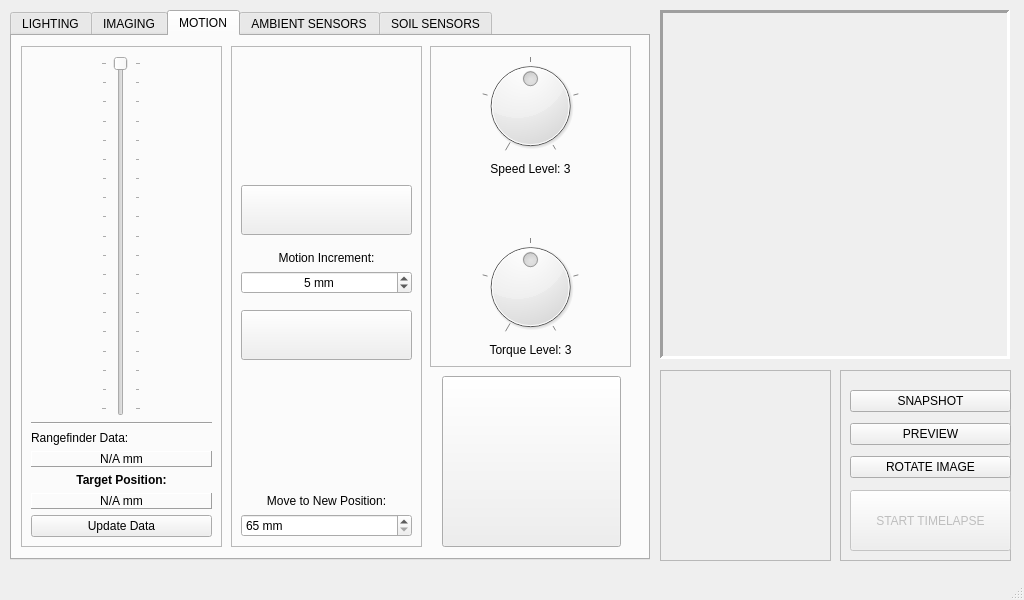
<?xml version="1.0" encoding="UTF-8"?>
<ui version="4.0">
 <class>MainWindow</class>
 <widget class="QMainWindow" name="MainWindow">
  <property name="geometry">
   <rect>
    <x>0</x>
    <y>0</y>
    <width>1024</width>
    <height>600</height>
   </rect>
  </property>
  <property name="sizePolicy">
   <sizepolicy hsizetype="Fixed" vsizetype="Fixed">
    <horstretch>0</horstretch>
    <verstretch>0</verstretch>
   </sizepolicy>
  </property>
  <property name="minimumSize">
   <size>
    <width>1024</width>
    <height>600</height>
   </size>
  </property>
  <property name="maximumSize">
   <size>
    <width>1024</width>
    <height>600</height>
   </size>
  </property>
  <property name="windowTitle">
   <string>FlashLapse Commad Point</string>
  </property>
  <property name="windowIcon">
   <iconset>
    <normaloff>../_image/icon.png</normaloff>../_image/icon.png</iconset>
  </property>
  <widget class="QWidget" name="centralwidget">
   <widget class="QLabel" name="Preview_Frame">
    <property name="geometry">
     <rect>
      <x>660</x>
      <y>10</y>
      <width>350</width>
      <height>349</height>
     </rect>
    </property>
    <property name="toolTip">
     <string/>
    </property>
    <property name="frameShape">
     <enum>QFrame::Panel</enum>
    </property>
    <property name="frameShadow">
     <enum>QFrame::Sunken</enum>
    </property>
    <property name="lineWidth">
     <number>3</number>
    </property>
    <property name="text">
     <string/>
    </property>
    <property name="pixmap">
     <pixmap>../_image/Background.png</pixmap>
    </property>
    <property name="scaledContents">
     <bool>true</bool>
    </property>
   </widget>
   <widget class="QTabWidget" name="tabWidget">
    <property name="geometry">
     <rect>
      <x>10</x>
      <y>10</y>
      <width>640</width>
      <height>550</height>
     </rect>
    </property>
    <property name="currentIndex">
     <number>2</number>
    </property>
    <widget class="QWidget" name="tab">
     <attribute name="title">
      <string>LIGHTING</string>
     </attribute>
    </widget>
    <widget class="QWidget" name="tab_3">
     <attribute name="title">
      <string>IMAGING</string>
     </attribute>
     <widget class="QWidget" name="layoutWidget_2">
      <property name="geometry">
       <rect>
        <x>10</x>
        <y>10</y>
        <width>611</width>
        <height>241</height>
       </rect>
      </property>
      <layout class="QVBoxLayout" name="verticalLayout_3">
       <item>
        <layout class="QVBoxLayout" name="verticalLayout">
         <item>
          <widget class="QLabel" name="Image_Title">
           <property name="text">
            <string>Image Sequence Title</string>
           </property>
          </widget>
         </item>
         <item>
          <layout class="QHBoxLayout" name="horizontalLayout_2">
           <item>
            <widget class="QLineEdit" name="title_lineEdit">
             <property name="enabled">
              <bool>true</bool>
             </property>
             <property name="toolTip">
              <string/>
             </property>
            </widget>
           </item>
           <item>
            <widget class="QPushButton" name="addDate_pushButton">
             <property name="enabled">
              <bool>false</bool>
             </property>
             <property name="text">
              <string>Add Date</string>
             </property>
            </widget>
           </item>
          </layout>
         </item>
         <item>
          <spacer name="verticalSpacer_2">
           <property name="orientation">
            <enum>Qt::Vertical</enum>
           </property>
           <property name="sizeType">
            <enum>QSizePolicy::Expanding</enum>
           </property>
           <property name="sizeHint" stdset="0">
            <size>
             <width>20</width>
             <height>38</height>
            </size>
           </property>
          </spacer>
         </item>
         <item>
          <widget class="QLabel" name="Image_Interval">
           <property name="text">
            <string>Image Capture Interval</string>
           </property>
          </widget>
         </item>
         <item>
          <widget class="QSpinBox" name="ICI_spinBox">
           <property name="enabled">
            <bool>true</bool>
           </property>
           <property name="suffix">
            <string> min</string>
           </property>
           <property name="minimum">
            <number>2</number>
           </property>
           <property name="maximum">
            <number>99999999</number>
           </property>
           <property name="value">
            <number>2</number>
           </property>
          </widget>
         </item>
         <item>
          <spacer name="verticalSpacer_3">
           <property name="orientation">
            <enum>Qt::Vertical</enum>
           </property>
           <property name="sizeType">
            <enum>QSizePolicy::Expanding</enum>
           </property>
           <property name="sizeHint" stdset="0">
            <size>
             <width>20</width>
             <height>38</height>
            </size>
           </property>
          </spacer>
         </item>
        </layout>
       </item>
       <item>
        <layout class="QVBoxLayout" name="verticalLayout_2">
         <item>
          <widget class="QLabel" name="Image_Duration">
           <property name="text">
            <string>Image Sequence Duration</string>
           </property>
          </widget>
         </item>
         <item>
          <widget class="QSpinBox" name="ISD_spinBox">
           <property name="enabled">
            <bool>true</bool>
           </property>
           <property name="suffix">
            <string> min</string>
           </property>
           <property name="minimum">
            <number>2</number>
           </property>
           <property name="maximum">
            <number>99999999</number>
           </property>
           <property name="value">
            <number>2</number>
           </property>
          </widget>
         </item>
         <item>
          <widget class="Line" name="line_3">
           <property name="orientation">
            <enum>Qt::Horizontal</enum>
           </property>
          </widget>
         </item>
         <item>
          <widget class="QLabel" name="directory_label">
           <property name="enabled">
            <bool>true</bool>
           </property>
           <property name="frameShape">
            <enum>QFrame::StyledPanel</enum>
           </property>
           <property name="frameShadow">
            <enum>QFrame::Raised</enum>
           </property>
           <property name="text">
            <string>Sequence Title Required</string>
           </property>
           <property name="alignment">
            <set>Qt::AlignCenter</set>
           </property>
          </widget>
         </item>
         <item>
          <widget class="QPushButton" name="directory_pushButton">
           <property name="enabled">
            <bool>true</bool>
           </property>
           <property name="text">
            <string>Select Storage Directory</string>
           </property>
           <property name="checkable">
            <bool>false</bool>
           </property>
          </widget>
         </item>
        </layout>
       </item>
      </layout>
     </widget>
     <widget class="QWidget" name="layoutWidget">
      <property name="geometry">
       <rect>
        <x>10</x>
        <y>440</y>
        <width>611</width>
        <height>61</height>
       </rect>
      </property>
      <layout class="QVBoxLayout" name="verticalLayout_7">
       <item alignment="Qt::AlignHCenter">
        <widget class="QLabel" name="Progress_Label_2">
         <property name="text">
          <string>Progress: 0 / 1</string>
         </property>
        </widget>
       </item>
       <item>
        <widget class="QProgressBar" name="Progress_Bar_2">
         <property name="enabled">
          <bool>false</bool>
         </property>
         <property name="value">
          <number>0</number>
         </property>
        </widget>
       </item>
      </layout>
     </widget>
     <widget class="QFrame" name="frame_3">
      <property name="geometry">
       <rect>
        <x>10</x>
        <y>260</y>
        <width>611</width>
        <height>171</height>
       </rect>
      </property>
      <property name="frameShape">
       <enum>QFrame::StyledPanel</enum>
      </property>
      <property name="frameShadow">
       <enum>QFrame::Sunken</enum>
      </property>
      <widget class="QWidget" name="gridLayoutWidget_2">
       <property name="geometry">
        <rect>
         <x>10</x>
         <y>10</y>
         <width>591</width>
         <height>154</height>
        </rect>
       </property>
       <layout class="QGridLayout" name="gridLayout_2">
        <item row="1" column="4">
         <widget class="QLabel" name="label_3">
          <property name="text">
           <string>&lt;html&gt;&lt;head/&gt;&lt;body&gt;&lt;p align=&quot;center&quot;&gt;&lt;span style=&quot; font-weight:600; color:#000000;&quot;&gt;[ 50 , 2464 ]&lt;/span&gt;&lt;/p&gt;&lt;/body&gt;&lt;/html&gt;</string>
          </property>
          <property name="alignment">
           <set>Qt::AlignCenter</set>
          </property>
         </widget>
        </item>
        <item row="3" column="2">
         <widget class="QLabel" name="CoreCtr_label_6">
          <property name="text">
           <string>&lt;html&gt;&lt;head/&gt;&lt;body&gt;&lt;p align=&quot;center&quot;&gt;&lt;br/&gt;&lt;/p&gt;&lt;/body&gt;&lt;/html&gt;</string>
          </property>
         </widget>
        </item>
        <item row="3" column="4">
         <widget class="QLabel" name="yAxis_label">
          <property name="text">
           <string>Zoom Axis B: 1.00</string>
          </property>
         </widget>
        </item>
        <item row="3" column="0">
         <widget class="QSlider" name="xAxis_horizontalSlider">
          <property name="toolTip">
           <string>Zoom controls, snapshot is taken when released, useful during focusing</string>
          </property>
          <property name="maximum">
           <number>100</number>
          </property>
          <property name="orientation">
           <enum>Qt::Horizontal</enum>
          </property>
          <property name="tickPosition">
           <enum>QSlider::NoTicks</enum>
          </property>
         </widget>
        </item>
        <item row="6" column="0">
         <widget class="QRadioButton" name="JPG_radioButton">
          <property name="text">
           <string>.JPG</string>
          </property>
          <property name="checked">
           <bool>true</bool>
          </property>
         </widget>
        </item>
        <item row="3" column="3">
         <widget class="QSlider" name="yAxis_horizontalSlider">
          <property name="toolTip">
           <string>Zoom controls, snapshot is taken when released, useful during focusing</string>
          </property>
          <property name="minimum">
           <number>1</number>
          </property>
          <property name="maximum">
           <number>100</number>
          </property>
          <property name="value">
           <number>100</number>
          </property>
          <property name="orientation">
           <enum>Qt::Horizontal</enum>
          </property>
          <property name="invertedAppearance">
           <bool>false</bool>
          </property>
          <property name="invertedControls">
           <bool>false</bool>
          </property>
          <property name="tickPosition">
           <enum>QSlider::NoTicks</enum>
          </property>
         </widget>
        </item>
        <item row="2" column="2">
         <widget class="QLabel" name="resolution_label_3">
          <property name="text">
           <string>&lt;html&gt;&lt;head/&gt;&lt;body&gt;&lt;p align=&quot;center&quot;&gt;&lt;span style=&quot; font-weight:600;&quot;&gt;Zoom Control&lt;/span&gt;&lt;/p&gt;&lt;/body&gt;&lt;/html&gt;</string>
          </property>
         </widget>
        </item>
        <item row="6" column="3">
         <widget class="QRadioButton" name="PNG_radioButton">
          <property name="text">
           <string>.PNG</string>
          </property>
         </widget>
        </item>
        <item row="5" column="2">
         <widget class="QLabel" name="resolution_label_2">
          <property name="text">
           <string>&lt;html&gt;&lt;head/&gt;&lt;body&gt;&lt;p align=&quot;center&quot;&gt;&lt;span style=&quot; font-weight:600;&quot;&gt;Image Format&lt;/span&gt;&lt;/p&gt;&lt;/body&gt;&lt;/html&gt;</string>
          </property>
         </widget>
        </item>
        <item row="1" column="3">
         <widget class="QSpinBox" name="y_resolution_spinBox">
          <property name="suffix">
           <string> px</string>
          </property>
          <property name="minimum">
           <number>50</number>
          </property>
          <property name="maximum">
           <number>2464</number>
          </property>
          <property name="value">
           <number>2464</number>
          </property>
         </widget>
        </item>
        <item row="3" column="1">
         <widget class="QLabel" name="xAxis_label">
          <property name="text">
           <string>Zoom Axis A: 0.00</string>
          </property>
         </widget>
        </item>
        <item row="1" column="0">
         <widget class="QSpinBox" name="x_resolution_spinBox">
          <property name="suffix">
           <string> px</string>
          </property>
          <property name="minimum">
           <number>50</number>
          </property>
          <property name="maximum">
           <number>3240</number>
          </property>
          <property name="value">
           <number>2464</number>
          </property>
         </widget>
        </item>
        <item row="0" column="2">
         <widget class="QLabel" name="resolution_label">
          <property name="text">
           <string>&lt;html&gt;&lt;head/&gt;&lt;body&gt;&lt;p align=&quot;center&quot;&gt;&lt;span style=&quot; font-weight:600;&quot;&gt;Imaging Resolution&lt;/span&gt;&lt;/p&gt;&lt;/body&gt;&lt;/html&gt;</string>
          </property>
         </widget>
        </item>
        <item row="1" column="1">
         <widget class="QLabel" name="label_2">
          <property name="text">
           <string>&lt;html&gt;&lt;head/&gt;&lt;body&gt;&lt;p align=&quot;center&quot;&gt;&lt;span style=&quot; font-weight:600; color:#000000;&quot;&gt;[ 50 , 3240 ]&lt;/span&gt;&lt;/p&gt;&lt;/body&gt;&lt;/html&gt;</string>
          </property>
          <property name="alignment">
           <set>Qt::AlignCenter</set>
          </property>
         </widget>
        </item>
        <item row="5" column="0" colspan="2">
         <widget class="Line" name="line_10">
          <property name="orientation">
           <enum>Qt::Horizontal</enum>
          </property>
         </widget>
        </item>
        <item row="5" column="3" colspan="2">
         <widget class="Line" name="line_11">
          <property name="orientation">
           <enum>Qt::Horizontal</enum>
          </property>
         </widget>
        </item>
        <item row="2" column="3" colspan="2">
         <widget class="Line" name="line_9">
          <property name="orientation">
           <enum>Qt::Horizontal</enum>
          </property>
         </widget>
        </item>
        <item row="2" column="0" colspan="2">
         <widget class="Line" name="line_5">
          <property name="orientation">
           <enum>Qt::Horizontal</enum>
          </property>
         </widget>
        </item>
       </layout>
      </widget>
     </widget>
    </widget>
    <widget class="QWidget" name="tab_2">
     <attribute name="title">
      <string>MOTION</string>
     </attribute>
     <widget class="QFrame" name="motion_control_frame">
      <property name="geometry">
       <rect>
        <x>219</x>
        <y>10</y>
        <width>191</width>
        <height>501</height>
       </rect>
      </property>
      <property name="frameShape">
       <enum>QFrame::StyledPanel</enum>
      </property>
      <property name="frameShadow">
       <enum>QFrame::Sunken</enum>
      </property>
      <widget class="QWidget" name="gridLayoutWidget_3">
       <property name="geometry">
        <rect>
         <x>10</x>
         <y>10</y>
         <width>171</width>
         <height>481</height>
        </rect>
       </property>
       <layout class="QGridLayout" name="gridLayout_3">
        <item row="4" column="0">
         <widget class="QSpinBox" name="motion_increment_spinBox">
          <property name="alignment">
           <set>Qt::AlignCenter</set>
          </property>
          <property name="suffix">
           <string> mm</string>
          </property>
          <property name="minimum">
           <number>1</number>
          </property>
          <property name="maximum">
           <number>10</number>
          </property>
          <property name="value">
           <number>5</number>
          </property>
         </widget>
        </item>
        <item row="7" column="0">
         <spacer name="verticalSpacer_8">
          <property name="orientation">
           <enum>Qt::Vertical</enum>
          </property>
          <property name="sizeHint" stdset="0">
           <size>
            <width>20</width>
            <height>40</height>
           </size>
          </property>
         </spacer>
        </item>
        <item row="0" column="0">
         <spacer name="verticalSpacer_7">
          <property name="orientation">
           <enum>Qt::Vertical</enum>
          </property>
          <property name="sizeHint" stdset="0">
           <size>
            <width>20</width>
            <height>40</height>
           </size>
          </property>
         </spacer>
        </item>
        <item row="1" column="0">
         <widget class="QPushButton" name="up_pushButton">
          <property name="minimumSize">
           <size>
            <width>0</width>
            <height>50</height>
           </size>
          </property>
          <property name="text">
           <string/>
          </property>
          <property name="icon">
           <iconset>
            <normaloff>../_image/Arrows-Up.ico</normaloff>../_image/Arrows-Up.ico</iconset>
          </property>
          <property name="iconSize">
           <size>
            <width>32</width>
            <height>32</height>
           </size>
          </property>
          <property name="autoDefault">
           <bool>false</bool>
          </property>
         </widget>
        </item>
        <item row="6" column="0">
         <widget class="QPushButton" name="down_pushButton">
          <property name="minimumSize">
           <size>
            <width>0</width>
            <height>50</height>
           </size>
          </property>
          <property name="text">
           <string/>
          </property>
          <property name="icon">
           <iconset>
            <normaloff>../_image/Arrows-Down.ico</normaloff>../_image/Arrows-Down.ico</iconset>
          </property>
          <property name="iconSize">
           <size>
            <width>64</width>
            <height>32</height>
           </size>
          </property>
         </widget>
        </item>
        <item row="8" column="0">
         <widget class="QLabel" name="label_8">
          <property name="text">
           <string>Move to New Position:</string>
          </property>
          <property name="alignment">
           <set>Qt::AlignCenter</set>
          </property>
         </widget>
        </item>
        <item row="2" column="0">
         <spacer name="verticalSpacer_5">
          <property name="orientation">
           <enum>Qt::Vertical</enum>
          </property>
          <property name="sizeType">
           <enum>QSizePolicy::Fixed</enum>
          </property>
          <property name="sizeHint" stdset="0">
           <size>
            <width>20</width>
            <height>10</height>
           </size>
          </property>
         </spacer>
        </item>
        <item row="3" column="0">
         <widget class="QLabel" name="label_5">
          <property name="text">
           <string>Motion Increment:</string>
          </property>
          <property name="alignment">
           <set>Qt::AlignCenter</set>
          </property>
         </widget>
        </item>
        <item row="9" column="0">
         <widget class="QSpinBox" name="motion_new_position_spinBox">
          <property name="suffix">
           <string> mm</string>
          </property>
          <property name="minimum">
           <number>65</number>
          </property>
          <property name="maximum">
           <number>155</number>
          </property>
         </widget>
        </item>
        <item row="5" column="0">
         <spacer name="verticalSpacer_6">
          <property name="orientation">
           <enum>Qt::Vertical</enum>
          </property>
          <property name="sizeType">
           <enum>QSizePolicy::Fixed</enum>
          </property>
          <property name="sizeHint" stdset="0">
           <size>
            <width>20</width>
            <height>10</height>
           </size>
          </property>
         </spacer>
        </item>
       </layout>
      </widget>
     </widget>
     <widget class="QFrame" name="motion_settings_frame">
      <property name="geometry">
       <rect>
        <x>418</x>
        <y>10</y>
        <width>201</width>
        <height>321</height>
       </rect>
      </property>
      <property name="frameShape">
       <enum>QFrame::StyledPanel</enum>
      </property>
      <property name="frameShadow">
       <enum>QFrame::Sunken</enum>
      </property>
      <widget class="QWidget" name="verticalLayoutWidget_2">
       <property name="geometry">
        <rect>
         <x>10</x>
         <y>10</y>
         <width>181</width>
         <height>301</height>
        </rect>
       </property>
       <layout class="QVBoxLayout" name="verticalLayout_8">
        <item>
         <widget class="QDial" name="motion_speed_dial">
          <property name="minimum">
           <number>1</number>
          </property>
          <property name="maximum">
           <number>5</number>
          </property>
          <property name="sliderPosition">
           <number>3</number>
          </property>
          <property name="notchesVisible">
           <bool>true</bool>
          </property>
         </widget>
        </item>
        <item>
         <widget class="QLabel" name="motion_speed_dial_value_label">
          <property name="text">
           <string>Speed Level: 3</string>
          </property>
          <property name="alignment">
           <set>Qt::AlignCenter</set>
          </property>
         </widget>
        </item>
        <item>
         <spacer name="verticalSpacer_9">
          <property name="orientation">
           <enum>Qt::Vertical</enum>
          </property>
          <property name="sizeHint" stdset="0">
           <size>
            <width>20</width>
            <height>40</height>
           </size>
          </property>
         </spacer>
        </item>
        <item>
         <widget class="QDial" name="motion_torque_dial">
          <property name="minimum">
           <number>1</number>
          </property>
          <property name="maximum">
           <number>5</number>
          </property>
          <property name="value">
           <number>3</number>
          </property>
          <property name="notchesVisible">
           <bool>true</bool>
          </property>
         </widget>
        </item>
        <item>
         <widget class="QLabel" name="motion_torque_dial_value_label">
          <property name="text">
           <string>Torque Level: 3</string>
          </property>
          <property name="alignment">
           <set>Qt::AlignCenter</set>
          </property>
         </widget>
        </item>
       </layout>
      </widget>
     </widget>
     <widget class="QFrame" name="motion_slider_frame">
      <property name="geometry">
       <rect>
        <x>9</x>
        <y>10</y>
        <width>201</width>
        <height>501</height>
       </rect>
      </property>
      <property name="frameShape">
       <enum>QFrame::StyledPanel</enum>
      </property>
      <property name="frameShadow">
       <enum>QFrame::Sunken</enum>
      </property>
      <widget class="QWidget" name="verticalLayoutWidget">
       <property name="geometry">
        <rect>
         <x>10</x>
         <y>10</y>
         <width>181</width>
         <height>481</height>
        </rect>
       </property>
       <layout class="QVBoxLayout" name="verticalLayout_6">
        <item alignment="Qt::AlignHCenter">
         <widget class="QSlider" name="motion_position_verticalSlider">
          <property name="minimumSize">
           <size>
            <width>40</width>
            <height>0</height>
           </size>
          </property>
          <property name="minimum">
           <number>65</number>
          </property>
          <property name="maximum">
           <number>155</number>
          </property>
          <property name="orientation">
           <enum>Qt::Vertical</enum>
          </property>
          <property name="invertedAppearance">
           <bool>true</bool>
          </property>
          <property name="invertedControls">
           <bool>false</bool>
          </property>
          <property name="tickPosition">
           <enum>QSlider::TicksBothSides</enum>
          </property>
          <property name="tickInterval">
           <number>5</number>
          </property>
         </widget>
        </item>
        <item>
         <widget class="Line" name="line_2">
          <property name="orientation">
           <enum>Qt::Horizontal</enum>
          </property>
         </widget>
        </item>
        <item>
         <widget class="QLabel" name="motion_rangefinder_text_label">
          <property name="text">
           <string>&lt;html&gt;&lt;head/&gt;&lt;body&gt;&lt;p align=&quot;center&quot;&gt;&lt;span style=&quot; font-weight:700;&quot;&gt;Rangefinder Data:&lt;/span&gt;&lt;/p&gt;&lt;/body&gt;&lt;/html&gt;</string>
          </property>
         </widget>
        </item>
        <item>
         <widget class="QLabel" name="motion_rangefinder_data_label">
          <property name="frameShape">
           <enum>QFrame::Panel</enum>
          </property>
          <property name="frameShadow">
           <enum>QFrame::Raised</enum>
          </property>
          <property name="text">
           <string>N/A mm</string>
          </property>
          <property name="alignment">
           <set>Qt::AlignCenter</set>
          </property>
         </widget>
        </item>
        <item>
         <widget class="QLabel" name="motion_target_position_text_label">
          <property name="text">
           <string>&lt;html&gt;&lt;head/&gt;&lt;body&gt;&lt;p align=&quot;center&quot;&gt;&lt;span style=&quot; font-weight:700;&quot;&gt;Target Position:&lt;/span&gt;&lt;/p&gt;&lt;/body&gt;&lt;/html&gt;</string>
          </property>
         </widget>
        </item>
        <item>
         <widget class="QLabel" name="motion_target_position_setting_label">
          <property name="frameShape">
           <enum>QFrame::Panel</enum>
          </property>
          <property name="frameShadow">
           <enum>QFrame::Raised</enum>
          </property>
          <property name="text">
           <string>N/A mm</string>
          </property>
          <property name="alignment">
           <set>Qt::AlignCenter</set>
          </property>
         </widget>
        </item>
        <item>
         <widget class="QPushButton" name="TOF_update_pushButton">
          <property name="text">
           <string>Update Data</string>
          </property>
         </widget>
        </item>
       </layout>
      </widget>
     </widget>
     <widget class="QPushButton" name="motion_stop_pushButton">
      <property name="geometry">
       <rect>
        <x>430</x>
        <y>340</y>
        <width>179</width>
        <height>171</height>
       </rect>
      </property>
      <property name="text">
       <string/>
      </property>
      <property name="icon">
       <iconset>
        <normaloff>../_image/Emergency_Stop.png</normaloff>../_image/Emergency_Stop.png</iconset>
      </property>
      <property name="iconSize">
       <size>
        <width>128</width>
        <height>128</height>
       </size>
      </property>
     </widget>
    </widget>
    <widget class="QWidget" name="tab_4">
     <attribute name="title">
      <string>AMBIENT SENSORS</string>
     </attribute>
     <widget class="QTabWidget" name="tabWidget_2">
      <property name="geometry">
       <rect>
        <x>10</x>
        <y>10</y>
        <width>601</width>
        <height>481</height>
       </rect>
      </property>
      <property name="currentIndex">
       <number>0</number>
      </property>
      <widget class="QWidget" name="tab_11">
       <attribute name="title">
        <string>Temperature</string>
       </attribute>
      </widget>
      <widget class="QWidget" name="tab_10">
       <attribute name="title">
        <string>Humidity</string>
       </attribute>
      </widget>
      <widget class="QWidget" name="tab_6">
       <attribute name="title">
        <string>Oxygen Sensor</string>
       </attribute>
      </widget>
      <widget class="QWidget" name="tab_7">
       <attribute name="title">
        <string>Carbon Dioxide Sensor</string>
       </attribute>
      </widget>
     </widget>
    </widget>
    <widget class="QWidget" name="tab_5">
     <attribute name="title">
      <string>SOIL SENSORS</string>
     </attribute>
     <widget class="QTabWidget" name="tabWidget_3">
      <property name="geometry">
       <rect>
        <x>10</x>
        <y>10</y>
        <width>600</width>
        <height>481</height>
       </rect>
      </property>
      <property name="currentIndex">
       <number>1</number>
      </property>
      <widget class="QWidget" name="tab_8">
       <attribute name="title">
        <string>Temperature</string>
       </attribute>
      </widget>
      <widget class="QWidget" name="tab_9">
       <attribute name="title">
        <string>Humidity</string>
       </attribute>
      </widget>
      <widget class="QWidget" name="tab_12">
       <attribute name="title">
        <string>Electrical Conductivity</string>
       </attribute>
      </widget>
      <widget class="QWidget" name="tab_13">
       <attribute name="title">
        <string>pH</string>
       </attribute>
      </widget>
      <widget class="QWidget" name="tab_14">
       <attribute name="title">
        <string>Nitrogen</string>
       </attribute>
      </widget>
      <widget class="QWidget" name="tab_15">
       <attribute name="title">
        <string>Phosphorus</string>
       </attribute>
      </widget>
      <widget class="QWidget" name="tab_16">
       <attribute name="title">
        <string>Potassium </string>
       </attribute>
      </widget>
     </widget>
    </widget>
   </widget>
   <widget class="QFrame" name="Capture_frame">
    <property name="enabled">
     <bool>true</bool>
    </property>
    <property name="geometry">
     <rect>
      <x>840</x>
      <y>370</y>
      <width>171</width>
      <height>191</height>
     </rect>
    </property>
    <property name="frameShape">
     <enum>QFrame::StyledPanel</enum>
    </property>
    <property name="frameShadow">
     <enum>QFrame::Raised</enum>
    </property>
    <widget class="QWidget" name="verticalLayoutWidget_4">
     <property name="geometry">
      <rect>
       <x>10</x>
       <y>15</y>
       <width>161</width>
       <height>101</height>
      </rect>
     </property>
     <layout class="QVBoxLayout" name="verticalLayout_17">
      <item>
       <widget class="QPushButton" name="snapshot_pushButton">
        <property name="enabled">
         <bool>true</bool>
        </property>
        <property name="toolTip">
         <string>Takes a quick snapshot</string>
        </property>
        <property name="text">
         <string>SNAPSHOT</string>
        </property>
       </widget>
      </item>
      <item>
       <widget class="QPushButton" name="preview_pushButton">
        <property name="toolTip">
         <string>Takes a image with current settings</string>
        </property>
        <property name="text">
         <string>PREVIEW</string>
        </property>
       </widget>
      </item>
      <item>
       <widget class="QPushButton" name="rotate_pushButton">
        <property name="enabled">
         <bool>true</bool>
        </property>
        <property name="toolTip">
         <string>Rotate image 90 degrees</string>
        </property>
        <property name="text">
         <string>ROTATE IMAGE</string>
        </property>
       </widget>
      </item>
     </layout>
    </widget>
    <widget class="QPushButton" name="startImaging_pushButton">
     <property name="enabled">
      <bool>false</bool>
     </property>
     <property name="geometry">
      <rect>
       <x>10</x>
       <y>120</y>
       <width>161</width>
       <height>61</height>
      </rect>
     </property>
     <property name="toolTip">
      <string/>
     </property>
     <property name="text">
      <string>START TIMELAPSE</string>
     </property>
    </widget>
   </widget>
   <widget class="QFrame" name="Capture_frame_2">
    <property name="enabled">
     <bool>true</bool>
    </property>
    <property name="geometry">
     <rect>
      <x>660</x>
      <y>370</y>
      <width>171</width>
      <height>191</height>
     </rect>
    </property>
    <property name="frameShape">
     <enum>QFrame::StyledPanel</enum>
    </property>
    <property name="frameShadow">
     <enum>QFrame::Raised</enum>
    </property>
   </widget>
  </widget>
  <widget class="QStatusBar" name="statusBar"/>
  <action name="actionOpen_Directory">
   <property name="enabled">
    <bool>false</bool>
   </property>
   <property name="text">
    <string>Open Directory</string>
   </property>
  </action>
  <action name="actionExit">
   <property name="text">
    <string>Exit</string>
   </property>
  </action>
  <action name="actionCreate_Timelapse">
   <property name="text">
    <string>Create Timelapse</string>
   </property>
  </action>
 </widget>
 <resources/>
 <connections/>
</ui>
